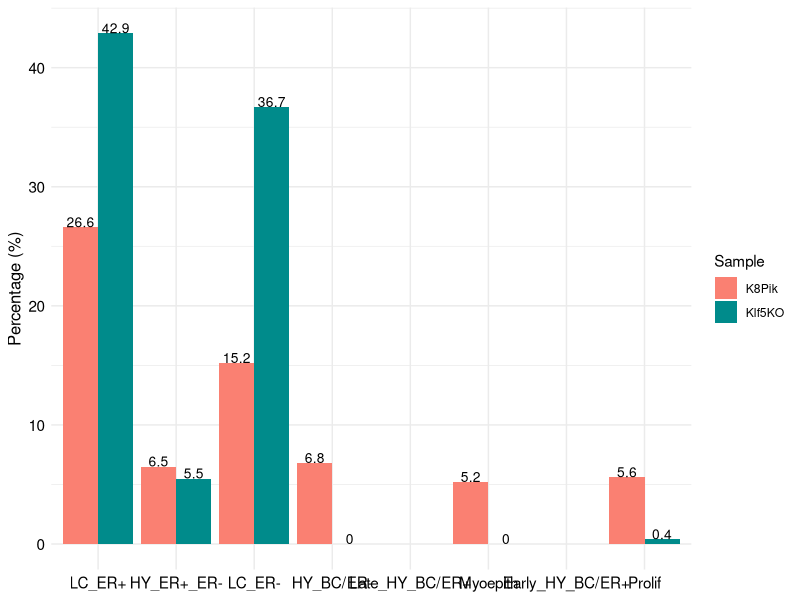

Generate this figure with R:
#####################################################################################
# This code is applied on Integrated data.
#####################################################################################

# Library
library(dplyr)
library(data.table)
library(tidyverse)
library(RColorBrewer)
library(ggplot2)

# Data
ratio <- read.delim("input_data/Chart_ratio.csv", h=T, sep=",")

# Plotting
ggplot(data=ratio, aes(x=CellType, y=count, fill=Sample)) +
  geom_bar(stat="identity", position=position_dodge())+
  theme_minimal() +
  scale_x_discrete(limits=c("LC_ER+", "HY_ER+_ER-", "LC_ER-", "HY_BC/ER-", "Late_HY_BC/ER+",
                            "Myoepith", "Early_HY_BC/ER+", "Prolif")) +
  scale_fill_manual(values=c('#FA8072','#008B8B')) +
  geom_text(aes(label=count), vjust=0, color="black",
            position=position_dodge(0.9), size=3.5) +
  ylab("Percentage (%)") +
  theme(axis.text = element_text(size = 11),
        axis.title = element_text(size = 12),
        axis.title.x=element_blank(),
        axis.text.x=element_text(colour="black"),
        axis.text.y=element_text(colour="black"))